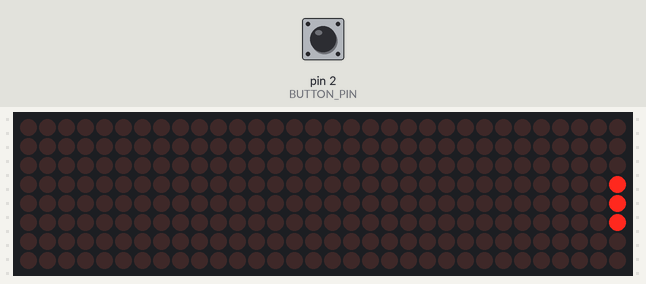
The program below on a simulated Arduino Nano, built with avr-gcc and run on an emulated ATmega328P. Shown: 32×8 LED matrix. Inputs (shaded band) come from the test bench; at power-on: pin 2 (BUTTON_PIN) HIGH. What the program prints to the serial monitor is not drawn.

Above: at 0.15 s.
1.3 s: pin 2 (BUTTON_PIN) pulled LOW for 0.15 s
At 1.65 s:
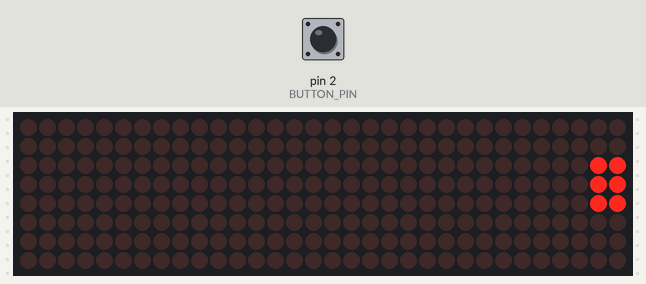
2.0 s: pin 2 (BUTTON_PIN) pulled LOW for 1 s
At 2.24 s:
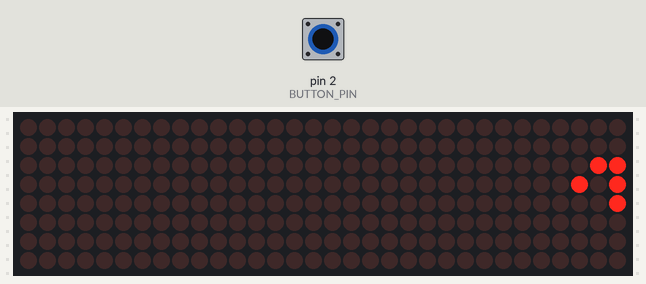
3.6 s: pin 2 (BUTTON_PIN) pulled LOW for 0.15 s
4.3 s: pin 2 (BUTTON_PIN) pulled LOW for 3.2 s
At 6.1 s:
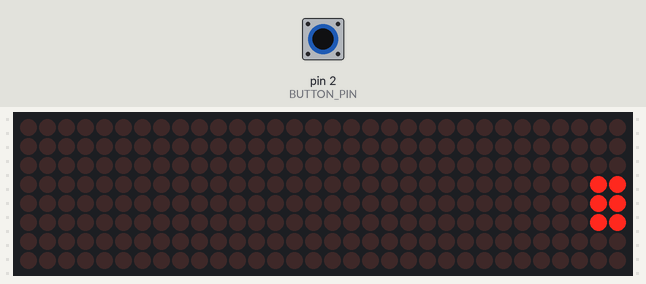
8.1 s: pin 2 (BUTTON_PIN) pulled LOW for 0.15 s
At 8.76 s:
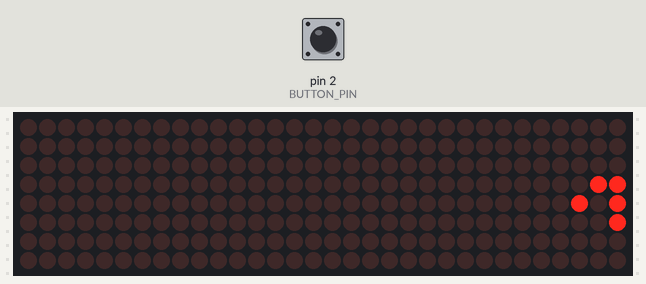
8.8 s: pin 2 (BUTTON_PIN) pulled LOW for 1 s
At 11.46 s:
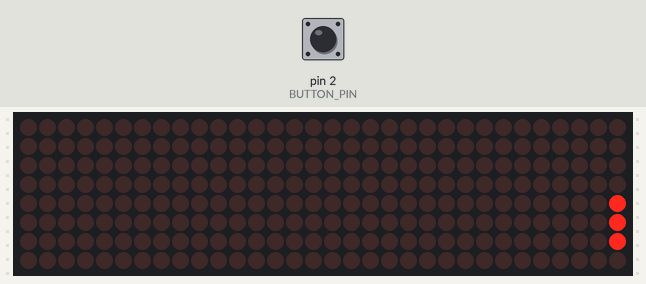
Timing chart, 0 to 13.0 s (numbered marks = the images above; inputs shaded):
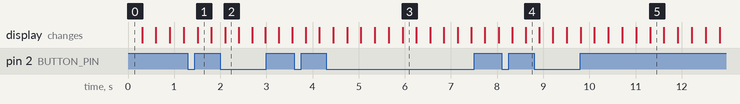

Measured:
- after the input at 1.3 s, the display: changes after 0.21 s (image 1)
- after the input at 2.0 s, the display: changes after 0.10 s (image 2)
- after the input at 4.3 s, the display: first differs from a run without the input after 1.7 s (image 3)
- after the input at 8.1 s, the display: first changes after 0.23 s (image 4 shows a later state)
- after the input at 8.8 s, the display: first differs from a run without the input after 0.40 s (image 5 shows a later state)

The program:

main.cpp
```cpp
#include <MD_MAX72xx.h>
#include <SPI.h>
#include "game.h"

#define HARDWARE_TYPE MD_MAX72XX::FC16_HW
#define MAX_DEVICES 4       // 4 matrices = 32 cols x 8 rows
#define CLK_PIN     13      // SPI CLK
#define DATA_PIN    11      // SPI DATAP
#define CS_PIN      10      // SPI CS
#define BUTTON_PIN  2       // Button on pin 2 (interrupt pin)

MD_MAX72XX mx = MD_MAX72XX(HARDWARE_TYPE, CS_PIN, MAX_DEVICES);

// Interrupt variables
volatile bool buttonPressed = false;
volatile unsigned long lastInterruptTime = 0;

// Interrupt Service Routine
void buttonISR() {
  unsigned long interruptTime = millis();
  // Debounce check (ignore if less than 50ms since last interrupt)
  if (interruptTime - lastInterruptTime > 50) {
    buttonPressed = true;
  }
  lastInterruptTime = interruptTime;
}


void setup() {
  Serial.begin(9600);
  mx.begin();
  mx.control(MD_MAX72XX::INTENSITY, 8);  // Brightness (0-15)
  pinMode(BUTTON_PIN, INPUT_PULLUP);       // Use internal pull-up resistor

  // Attach interrupt (FALLING = HIGH to LOW transition)
  attachInterrupt(digitalPinToInterrupt(BUTTON_PIN), buttonISR, FALLING);

  randomSeed(analogRead(0));
}

void loop() {
  if (gameRunning) {
    Serial.print("test");
    moveBlock();
    handleButtonPress(); // Handle interrupt-based button press
    drawGame();
    delay(speed);
  } else {
    gameOver();
  }
}
```

game.cpp
```cpp
#include "game.h"

// External interrupt variables (defined in main.cpp)
extern volatile bool buttonPressed;

// Game variables
enum { MATRIX_ROWS = 8, MATRIX_COLS = 32 };

int blockPos = 2;          // Row position (0-7, moving block position)
int blockWidth = 3;        // Current block width
int stackPos[MATRIX_COLS]; // Position of each stacked level
int stackWidth[MATRIX_COLS]; // Width of each stacked level
int stackHeight = 0;       // Current stack height (number of levels)
int direction = 1;         // 1 = down, -1 = up
int speed = 300;           // Movement speed (ms)
int level = 1;             // Current level
bool gameRunning = true;


void moveBlock() {
  blockPos += direction;
  // Reverse direction at edges
  if (blockPos <= 0 || blockPos >= MATRIX_ROWS - blockWidth) {
    direction *= -1;
  }
}

void handleButtonPress() {
  // Check if button was pressed via interrupt
  if (buttonPressed) {
    buttonPressed = false; // Reset the flag

    if (stackHeight == 0) {
      // First block - place it at the bottom
      stackPos[stackHeight] = blockPos;
      stackWidth[stackHeight] = blockWidth;
      stackHeight++;
      level++;
      increaseDifficulty();
    } else {
      // Check alignment with previous block
      int prevPos = stackPos[stackHeight - 1];
      int prevWidth = stackWidth[stackHeight - 1];

      // Calculate overlap
      int overlapStart = max(blockPos, prevPos);
      int overlapEnd = min(blockPos + blockWidth, prevPos + prevWidth);
      int overlapWidth = overlapEnd - overlapStart;

      if (overlapWidth > 0) {
        // Valid placement - store the overlapping part
        stackPos[stackHeight] = overlapStart;
        stackWidth[stackHeight] = overlapWidth;
        stackHeight++;

        // Update block width for next level
        blockWidth = overlapWidth;
        level++;
        increaseDifficulty();

        // Reset block position to center for next level
        blockPos = (MATRIX_ROWS - blockWidth) / 2;

        // Check win condition (reached top)
        if (stackHeight >= MATRIX_COLS) {
          // Win! Reset game
          resetGame();
        }
      } else {
        // No overlap - game over
        gameRunning = false;
      }
    }
  }
}

void increaseDifficulty() {
  // Increase speed as levels progress
  speed = max(50, speed - 5);
}

void drawGame() {
  mx.clear();

  // Draw moving block at current stack level (from bottom)
  for (int i = 0; i < blockWidth; i++) {
    mx.setPoint(blockPos + i, stackHeight, true);
  }

  // Draw all stacked blocks (from bottom to current height)
  for (int level = 0; level < stackHeight; level++) {
    for (int i = 0; i < stackWidth[level]; i++) {
      mx.setPoint(stackPos[level] + i, level, true);
    }
  }
}

void gameOver() {
  for (int i = 0; i < 3; i++) {
    mx.clear();
    delay(300);
    drawGame();
    delay(300);
  }
  resetGame();
}

void resetGame() {
  blockPos = 2;
  blockWidth = 3;
  stackHeight = 0;
  speed = 300;
  level = 1;
  direction = 1;
  gameRunning = true;

  // Clear stack arrays
  for (int i = 0; i < MATRIX_COLS; i++) {
    stackPos[i] = 0;
    stackWidth[i] = 0;
  }
}
```

game.h
```cpp
#ifndef GAME_H
#define GAME_H

#include <MD_MAX72xx.h>
#include <Arduino.h>

// External interrupt variables from main.cpp
extern volatile bool buttonPressed;

extern int blockPos;
extern int blockWidth;
extern int stackPos[];
extern int stackWidth[];
extern int stackHeight;
extern int direction;
extern int speed;
extern int level;
extern bool gameRunning;
extern MD_MAX72XX mx;

void moveBlock();
void handleButtonPress(); // New interrupt-based function
void increaseDifficulty();
void drawGame();
void gameOver();
void resetGame();

#endif // GAME_H
```
